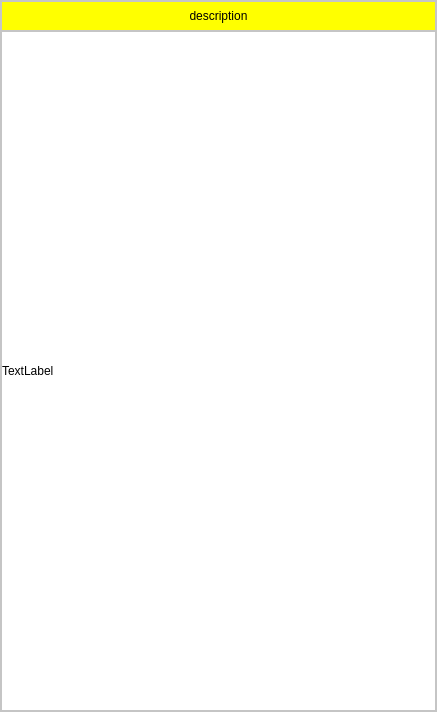
<?xml version="1.0" encoding="UTF-8"?>
<ui version="4.0">
 <class>topic_msg_wo_radio</class>
 <widget class="QDialog" name="topic_msg_wo_radio">
  <property name="geometry">
   <rect>
    <x>0</x>
    <y>0</y>
    <width>437</width>
    <height>712</height>
   </rect>
  </property>
  <property name="windowTitle">
   <string>Dialog</string>
  </property>
  <property name="styleSheet">
   <string notr="true">background-color:white;</string>
  </property>
  <layout class="QVBoxLayout" name="verticalLayout_2">
   <property name="spacing">
    <number>0</number>
   </property>
   <property name="leftMargin">
    <number>0</number>
   </property>
   <property name="topMargin">
    <number>0</number>
   </property>
   <property name="rightMargin">
    <number>0</number>
   </property>
   <property name="bottomMargin">
    <number>0</number>
   </property>
   <item>
    <widget class="QFrame" name="frame">
     <property name="frameShape">
      <enum>QFrame::StyledPanel</enum>
     </property>
     <property name="frameShadow">
      <enum>QFrame::Raised</enum>
     </property>
     <layout class="QVBoxLayout" name="verticalLayout" stretch="1,9">
      <property name="spacing">
       <number>0</number>
      </property>
      <property name="leftMargin">
       <number>0</number>
      </property>
      <property name="topMargin">
       <number>0</number>
      </property>
      <property name="rightMargin">
       <number>0</number>
      </property>
      <property name="bottomMargin">
       <number>0</number>
      </property>
      <item>
       <widget class="QFrame" name="frame_2">
        <property name="maximumSize">
         <size>
          <width>16777215</width>
          <height>30</height>
         </size>
        </property>
        <property name="frameShape">
         <enum>QFrame::StyledPanel</enum>
        </property>
        <property name="frameShadow">
         <enum>QFrame::Raised</enum>
        </property>
        <layout class="QGridLayout" name="gridLayout">
         <property name="leftMargin">
          <number>0</number>
         </property>
         <property name="topMargin">
          <number>0</number>
         </property>
         <property name="rightMargin">
          <number>0</number>
         </property>
         <property name="bottomMargin">
          <number>0</number>
         </property>
         <property name="spacing">
          <number>0</number>
         </property>
         <item row="0" column="0">
          <widget class="QLabel" name="label">
           <property name="styleSheet">
            <string notr="true">background-color:yellow;</string>
           </property>
           <property name="text">
            <string>description</string>
           </property>
           <property name="alignment">
            <set>Qt::AlignCenter</set>
           </property>
          </widget>
         </item>
        </layout>
       </widget>
      </item>
      <item>
       <widget class="QFrame" name="frame_3">
        <property name="frameShape">
         <enum>QFrame::StyledPanel</enum>
        </property>
        <property name="frameShadow">
         <enum>QFrame::Raised</enum>
        </property>
        <layout class="QVBoxLayout" name="verticalLayout_3">
         <property name="spacing">
          <number>0</number>
         </property>
         <property name="leftMargin">
          <number>0</number>
         </property>
         <property name="topMargin">
          <number>0</number>
         </property>
         <property name="rightMargin">
          <number>0</number>
         </property>
         <property name="bottomMargin">
          <number>0</number>
         </property>
         <item>
          <widget class="QLabel" name="show_topic_msg_wo_radio">
           <property name="text">
            <string>TextLabel</string>
           </property>
          </widget>
         </item>
        </layout>
       </widget>
      </item>
     </layout>
    </widget>
   </item>
  </layout>
 </widget>
 <resources/>
 <connections/>
</ui>
